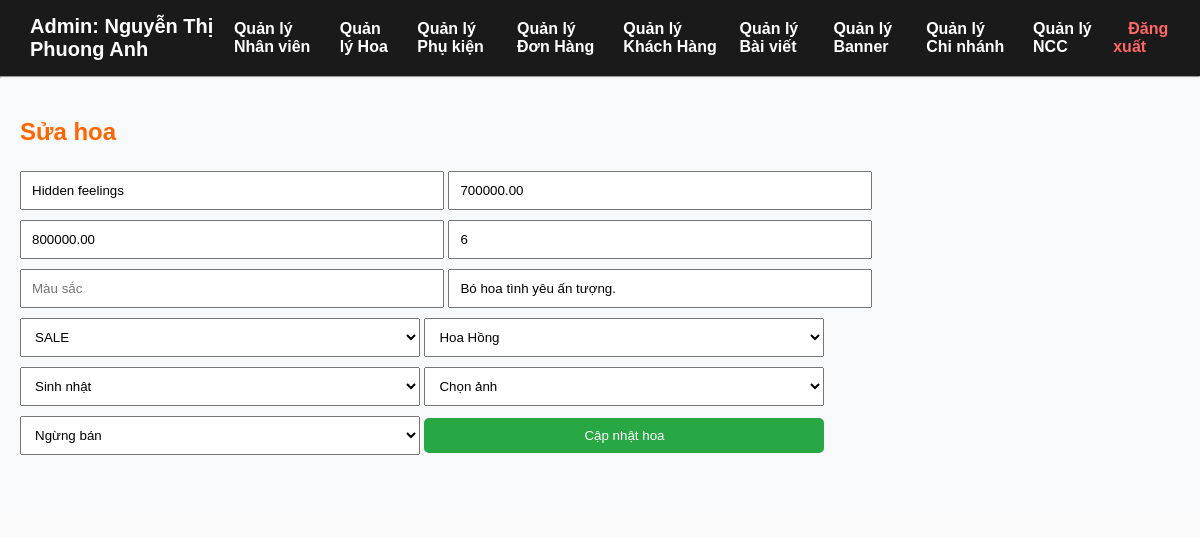
The app's page /admin/QLHOA/edit_hoa.php?ma=2 (signed in) with its own data.
### tables this page shows
CREATE TABLE `hoa` (
  `MaHoa` int(11) NOT NULL,
  `TenHoa` varchar(150) NOT NULL,
  `Gia` decimal(12,2) NOT NULL,
  `GiaCu` decimal(12,2) DEFAULT NULL,
  `SoLuong` int(11) DEFAULT 0,
  `HinhAnh` varchar(255) DEFAULT NULL,
  `MauSac` varchar(50) DEFAULT NULL,
  `Tag` enum('NEW','SALE','FREESHIP','HOT','NONE') DEFAULT 'NONE',
  `MoTa` text DEFAULT NULL,
  `NgayTao` datetime DEFAULT current_timestamp(),
  `MaLoai` int(11) DEFAULT NULL,
  `MaChuDe` int(11) DEFAULT NULL,
  `TrangThai` enum('Còn hàng','Hết hàng','Ngừng bán') DEFAULT 'Còn hàng'
);

### admin/QLHOA/edit_hoa.php (the view, shortened to what this page needs)
<?php
include_once('../../config/db.php');
include_once('../header_admin.php');
$mahoa = (int)$_GET['ma'];
$stmt = $conn->prepare("SELECT * FROM Hoa WHERE MaHoa=?");
$stmt->bind_param("i", $mahoa);
$stmt->execute();
$res = $stmt->get_result();
$hoa = $res->fetch_assoc();
$res_loai = mysqli_query($conn, "SELECT MaLoai, TenLoai FROM LoaiHoa");
$res_chude = mysqli_query($conn, "SELECT MaChuDe, TenChuDe FROM ChuDe");
?>
<div class="admin-container">
    <h2>Sửa hoa</h2>
    <form method="POST" style="margin-bottom:30px;">
        <input type="text" name="tenhoa" placeholder="Tên hoa" value="<?php echo htmlspecialchars($hoa['TenHoa']); ?>" required>
        <input type="number" step="0.01" name="gia" placeholder="Giá" value="<?php echo $hoa['Gia']; ?>" required>
        <input type="number" step="0.01" name="giacu" placeholder="Giá cũ" value="<?php echo $hoa['GiaCu']; ?>">
        <input type="number" name="soluong" placeholder="Số lượng" value="<?php echo $hoa['SoLuong']; ?>">
        <input type="text" name="mausac" placeholder="Màu sắc" value="<?php echo htmlspecialchars($hoa['MauSac']); ?>">
        <input type="text" name="mota" placeholder="Mô tả" value="<?php echo htmlspecialchars($hoa['MoTa']); ?>">
        <select name="tag">
            <?php
            $tags = ['NONE','NEW','SALE','FREESHIP','HOT'];
            foreach($tags as $t){
                $sel = ($hoa['Tag']==$t) ? 'selected' : '';
                echo "<option value='$t' $sel>$t</option>";
            }
            ?>
        </select>
        <select name="maloai">
            <?php
            mysqli_data_seek($res_loai, 0);
            while($l = mysqli_fetch_assoc($res_loai)){
                $sel = ($hoa['MaLoai']==$l['MaLoai']) ? 'selected' : '';
                echo "<option value='{$l['MaLoai']}' $sel>{$l['TenLoai']}</option>";
            }
            ?>
        </select>
        <select name="machude">
            <?php
            mysqli_data_seek($res_chude, 0);
            while($c = mysqli_fetch_assoc($res_chude)){
                $sel = ($hoa['MaChuDe']==$c['MaChuDe']) ? 'selected' : '';
                echo "<option value='{$c['MaChuDe']}' $sel>{$c['TenChuDe']}</option>";
            }
            ?>
        </select>
        <select name="hinh">
            <option value="">Chọn ảnh</option>
        </select>
        <select name="trangthai">
            <?php
            $trangthais = ['Còn hàng','Hết hàng','Ngừng bán'];
            foreach($trangthais as $tt){
                $sel = ($hoa['TrangThai']==$tt) ? 'selected' : '';
                echo "<option value='$tt' $sel>$tt</option>";
            }
            ?>
        </select>
        <button type="submit" name="update_hoa">Cập nhật hoa</button>
    </form>
</div>

### admin/header_admin.php (style rules this page uses)
body { font-family: Arial; margin:0; padding:0; background:#f9f9f9; }

### admin/QLHOA/edit_hoa.php (style rules this page uses)
.admin-container { padding:20px; background:#f8f9fa; border-radius:8px; }
.admin-container input, .admin-container select, .admin-container button { padding:10px; margin:5px 0; width:100%; max-width:400px; }
.admin-container button { background:#28a745; color:#fff; border:none; cursor:pointer; border-radius:5px; }
.admin-container select { width:100%; }
.admin-container h2 { color:#ff6600; }

### records on screen
hoa: tenhoa "Hidden feelings", gia "700000.00", giacu "800000.00", soluong "6", mota "Bó hoa tình yêu ấn tượng."

### other values on screen
$_SESSION['AdminHoTen'] "Nguyễn Thị Phuong Anh"
form field tag "SALE"
form field maloai "Hoa Hồng"
form field machude "Sinh nhật"
form field trangthai "Ngừng bán"
